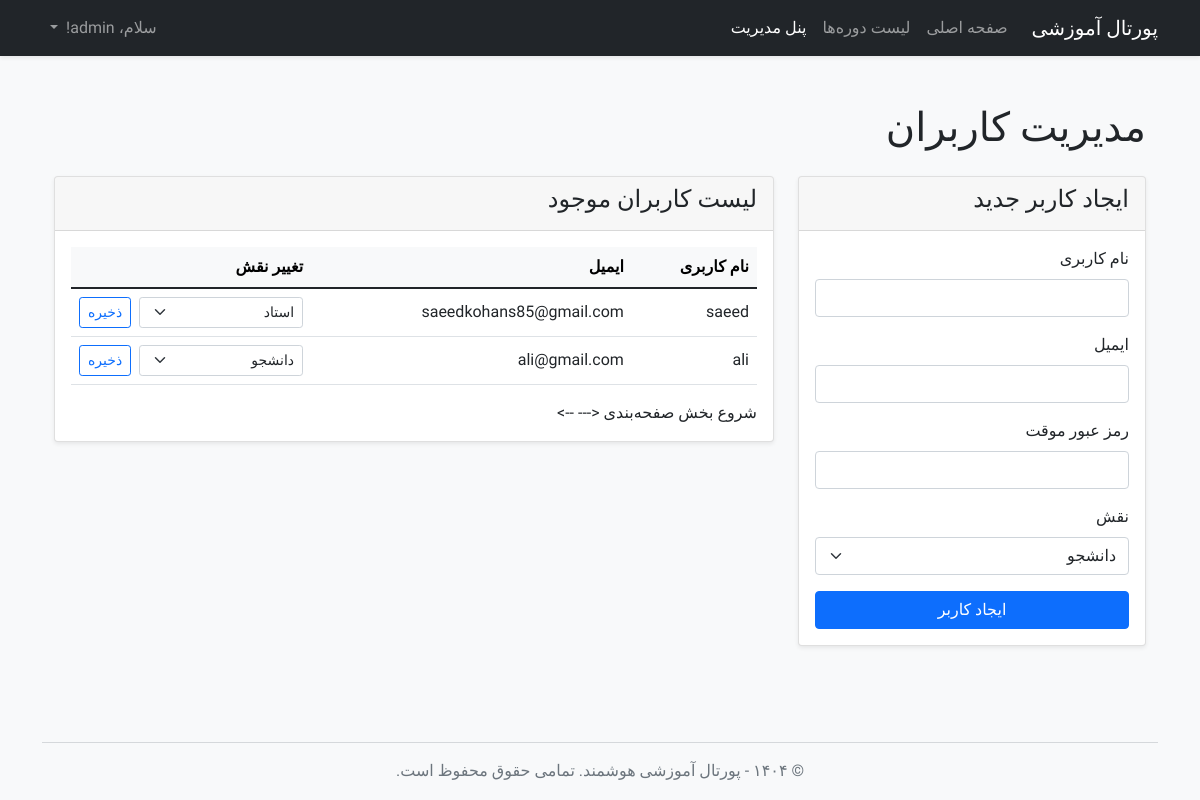
Before: /admin/users (signed in) with the older database file.
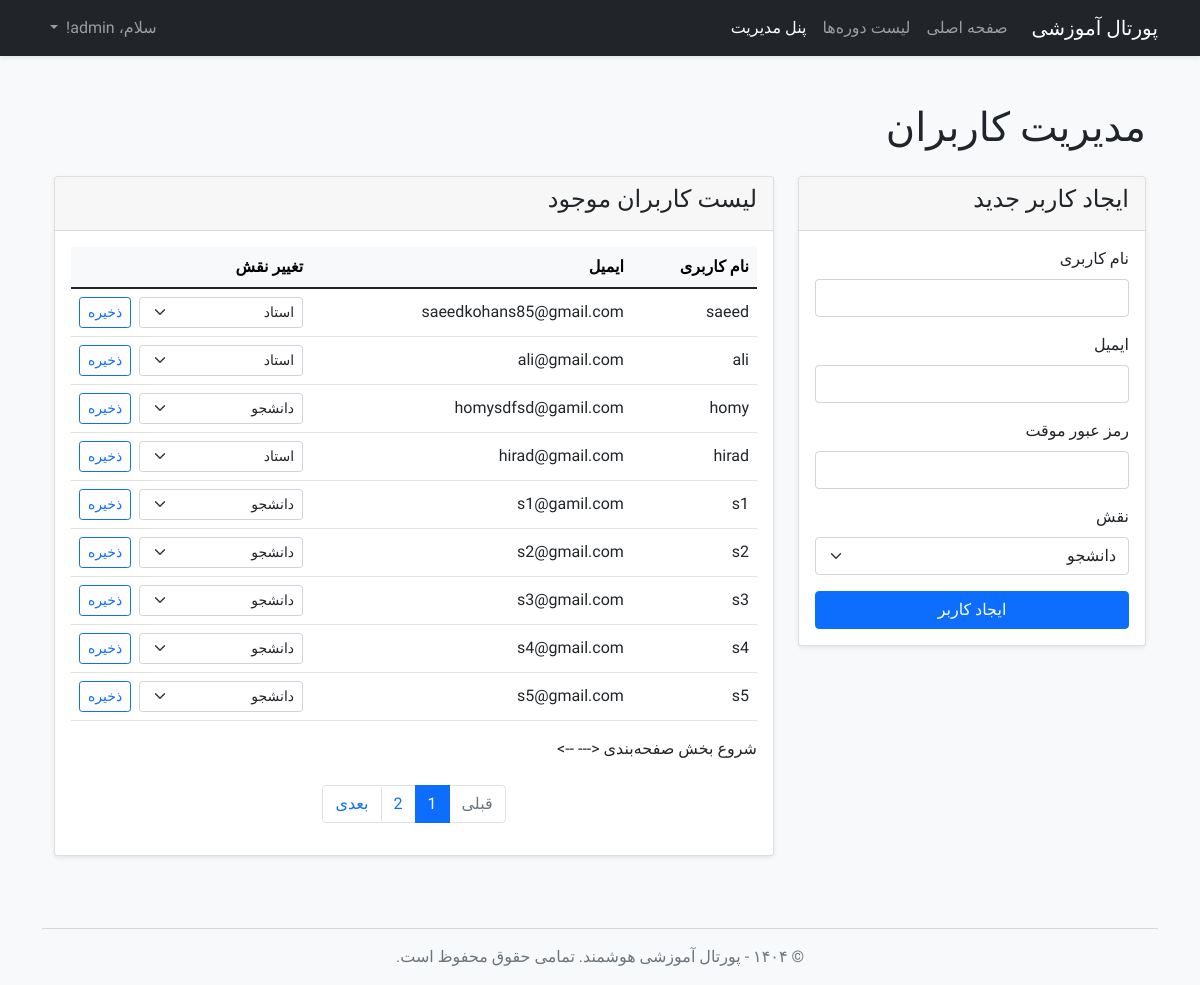
After: the same page with the newer database file.
### app/models.py (models this page shows, shortened)
class User(UserMixin, db.Model):
    id = db.Column(db.Integer, primary_key=True)
    username = db.Column(db.String(64), index=True, unique=True, nullable=False)
    email = db.Column(db.String(120), index=True, unique=True, nullable=False)
    password_hash = db.Column(db.String(128))
    role = db.Column(db.String(20), nullable=False, default='student')
    enrollments = db.relationship('Enrollment', backref='student', lazy='dynamic', foreign_keys='Enrollment.user_id')
    taught_courses = db.relationship('Course', backref='instructor', lazy='dynamic',
                                     foreign_keys='Course.instructor_id')

### app/routes.py (the view, shortened to what this page needs)
@app.route('/admin/users', methods=['GET', 'POST'])
@login_required
def manage_users():
    if current_user.role != 'admin':
        abort(403)
    create_form = AdminCreateUserForm()
    page = request.args.get('page', 1, type=int)
    users_pagination = User.query.order_by(User.id).paginate(page=page, per_page=10, error_out=False)
    return render_template('manage_users.html', title='مدیریت کاربران', users_pagination=users_pagination, form=create_form, ChangeRoleForm=ChangeRoleForm)

### app/forms.py (shortened to what this page needs)
class AdminCreateUserForm(FlaskForm):
    username = StringField('نام کاربری', validators=[DataRequired()])
    email = StringField('ایمیل', validators=[DataRequired(), Email()])
    password = PasswordField('رمز عبور موقت', validators=[DataRequired()])
    role = SelectField('نقش', choices=[('student', 'دانشجو'), ('instructor', 'استاد')], validators=[DataRequired()])
    submit_create = SubmitField('ایجاد کاربر')

class ChangeRoleForm(FlaskForm):
    role = SelectField('نقش جدید', choices=[('student', 'دانشجو'), ('instructor', 'استاد')])
    submit_change = SubmitField('ذخیره')

### app/models.py (called while the page is built)
@login.user_loader
def load_user(id):
    return User.query.get(int(id))

### app/templates/manage_users.html (shortened to what this page needs)
{% extends "base.html" %}
{% block content %}
<div class="container py-4">
    <h1 class="mb-4">مدیریت کاربران</h1>
    <div class="row">
        <div class="col-lg-4">
            <div class="card shadow-sm mb-4">
                <div class="card-header">
                    <h4>ایجاد کاربر جدید</h4>
                </div>
                <div class="card-body">
                    <form method="POST" action="{{ url_for('manage_users') }}" novalidate>
                        <div class="mb-3">
                            <label for="username" class="form-label">نام کاربری</label>
                            {{ form.username(class="form-control", id="username") }}
                        </div>
                        <div class="mb-3">
                            <label for="email" class="form-label">ایمیل</label>
                            {{ form.email(class="form-control", id="email") }}
                        </div>
                        <div class="mb-3">
                            <label for="password" class="form-label">رمز عبور موقت</label>
                            {{ form.password(class="form-control", id="password") }}
                        </div>
                        <div class="mb-3">
                            <label for="role" class="form-label">نقش</label>
                            {{ form.role(class="form-select", id="role") }}
                        </div>
                        <button type="submit" name="submit_create" value="submit" class="btn btn-primary w-100">ایجاد کاربر</button>
                    </form>
                </div>
            </div>
        </div>
        <div class="col-lg-8">
            <div class="card shadow-sm">
                <div class="card-header">
                    <h4>لیست کاربران موجود</h4>
                </div>
                <div class="card-body">
                    <div class="table-responsive">
                        <table class="table table-hover align-middle">
                            <thead class="table-light">
                                <tr>
                                    <th>نام کاربری</th>
                                    <th>ایمیل</th>
                                    <th style="width: 35%;">تغییر نقش</th>
                                </tr>
                            </thead>
                            <tbody>
                                {% for user in users_pagination.items if user.id != current_user.id %}
                                <tr>
                                    <td>{{ user.username }}</td>
                                    <td>{{ user.email }}</td>
                                    <td>
                                        <form action="{{ url_for('set_user_role', user_id=user.id, page=users_pagination.page) }}" method="POST" class="d-flex gap-2">
                                            {% set role_form = ChangeRoleForm(role=user.role) %}
                                            {{ role_form.role(class="form-select form-select-sm") }}
                                            {{ role_form.submit_change(class="btn btn-outline-primary btn-sm") }}
                                        </form>
                                    </td>
                                </tr>
                                {% endfor %}
                            </tbody>
                        </table>
                    </div>
                    شروع بخش صفحه‌بندی <--- -->
                    {% if users_pagination and users_pagination.pages > 1 %}
                    <nav aria-label="User navigation" class="mt-4">
                        <ul class="pagination justify-content-center">
                            <li class="page-item {% if not users_pagination.has_prev %}disabled{% endif %}">
                                <a class="page-link" href="{{ url_for('manage_users', page=users_pagination.prev_num) }}">قبلی</a>
                            </li>
                            {% for page_num in users_pagination.iter_pages(left_edge=1, right_edge=1, left_current=1, right_current=2) %}
                                {% if page_num %}
                                    <li class="page-item {% if page_num == users_pagination.page %}active{% endif %}">
                                        <a class="page-link" href="{{ url_for('manage_users', page=page_num) }}">{{ page_num }}</a>
                                    </li>
                                {% else %}
                                    <li class="page-item disabled"><span class="page-link">…</span></li>
                                {% endif %}
                            {% endfor %}
                            <li class="page-item {% if not users_pagination.has_next %}disabled{% endif %}">
                                <a class="page-link" href="{{ url_for('manage_users', page=users_pagination.next_num) }}">بعدی</a>
                            </li>
                        </ul>
                    </nav>
                    {% endif %}
                </div>
            </div>
        </div>
    </div>
</div>
{% endblock %}

### app/templates/base.html (shortened to what this page needs)
<!doctype html>
<html lang="fa" dir="rtl">
<head>
    <link href="https://cdn.jsdelivr.net/npm/bootstrap@5.1.3/dist/css/bootstrap.rtl.min.css" rel="stylesheet">
    <link rel="stylesheet" href="{{ url_for('static', filename='css/style.css') }}">
</head>
<body class="bg-light">
    <nav class="navbar navbar-expand-lg navbar-dark bg-dark shadow-sm">
        <div class="container">
            <a class="navbar-brand" href="{{ url_for('home') }}">پورتال آموزشی</a>
            <div class="collapse navbar-collapse" id="navbarNav">
                <ul class="navbar-nav me-auto mb-2 mb-lg-0">
                    <li class="nav-item">
                        <a class="nav-link" href="{{ url_for('home') }}">صفحه اصلی</a>
                    </li>
                    <li class="nav-item">
                        <a class="nav-link" href="{{ url_for('courses') }}">لیست دوره‌ها</a>
                    </li>
                    {% if current_user.is_authenticated %}
                        <li class="nav-item">
                            <a class="nav-link active" href="{{ url_for('my_dashboard') }}">
                                {% if current_user.role == 'student' %}
                                    داشبورد من
                                {% else %}
                                    پنل مدیریت
                                {% endif %}
                            </a>
                        </li>
                    {% endif %}
                </ul>
                <ul class="navbar-nav ms-auto">
                    {% if current_user.is_anonymous %}
                    <li class="nav-item">
                        <a class="nav-link" href="{{ url_for('login') }}">ورود</a>
                    </li>
                    {% else %}
                    <li class="nav-item dropdown">
                        <a class="nav-link dropdown-toggle" href="#" id="navbarDropdown" role="button" data-bs-toggle="dropdown">
                            سلام، {{ current_user.username }}!
                        </a>
                    </li>
                    {% endif %}
                </ul>
            </div>
        </div>
    </nav>
    <main class="container mt-4">
        {% block content %}{% endblock %}
    </main>
    <footer class="container text-center mt-5 mb-3 text-muted">
        <hr>
        <p>&copy; ۱۴۰۴ - پورتال آموزشی هوشمند. تمامی حقوق محفوظ است.</p>
    </footer>
</body>
</html>

### app/static/css/style.css (style rules this page uses)
body { font-family: 'Vazirmatn', sans-serif; font-weight: 400; }
.form-label { font-weight: 500; }

Changed rows visible on the page:
changed User "ali": role "دانشجو" → "استاد"
added User: username "homy", email "homysdfsd@gamil.com", role "دانشجو"
added User: username "hirad", email "hirad@gmail.com", role "استاد"
added User: username "s1", email "s1@gamil.com", role "دانشجو"
added User: username "s2", email "s2@gmail.com", role "دانشجو"
added User: username "s3", email "s3@gmail.com", role "دانشجو"
added User: username "s4", email "s4@gmail.com", role "دانشجو"
added User: username "s5", email "s5@gmail.com", role "دانشجو"
Other visible differences:
text now shown: "قبلی بعدی"
new list line: "1"
new list line: "2"
